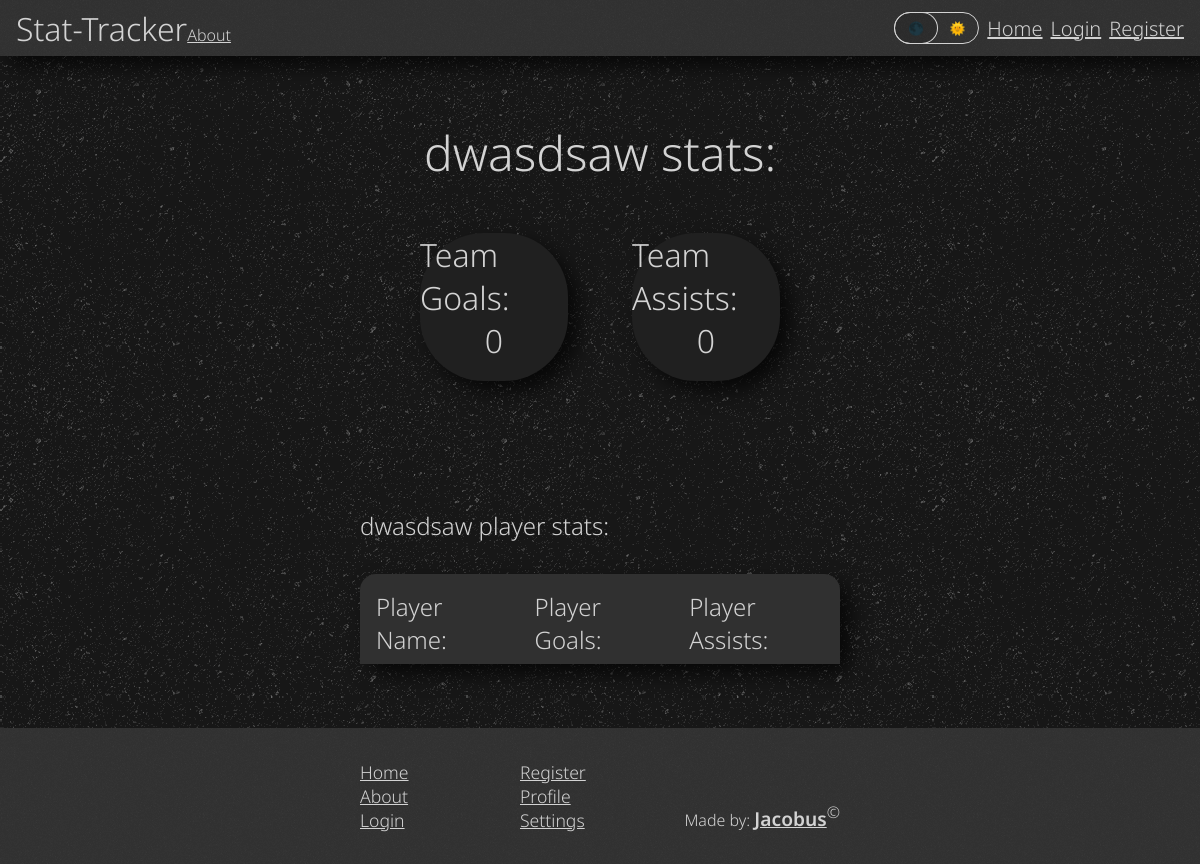
The page /pages/team.php?team=8 on the database its author committed.
### tables this page shows
CREATE TABLE `teams` (
  `id` int(11) NOT NULL,
  `name` varchar(255) NOT NULL,
  `players` longtext DEFAULT NULL,
  `team_goals` int(11) NOT NULL DEFAULT 0,
  `team_assists` int(11) NOT NULL DEFAULT 0
);

### php/team.php (called while the page is built, shortened)
<?php
class Team {
    private $conn;
    public function __construct($id) {
        $this->conn = $conn;
        $x = $this->setTeamData($id);
    }
    private function setTeamData($id){
        $stmt = $this->conn->prepare("SELECT * FROM teams WHERE id=?");
        $stmt->execute([$id]);
        $data = $stmt->fetchAll(PDO::FETCH_ASSOC);
        $this->name = $data[0]["name"];
        $this->goals = $data[0]["team_goals"];
        $this->assists = $data[0]["team_assists"];
    }
}
?>

### pages/team.php (the view, shortened to what this page needs)
<?php
    require_once "../php/team.php";
    if(isset($_GET["team"])){
        $team = new Team($_GET["team"]);
    }
?>
<!DOCTYPE html>
<html lang="en">
<head>
    <link rel="stylesheet" href="../styles/main.css">
    <link rel="stylesheet" href="../styles/stats.css">
    <link rel="stylesheet" href="../styles/profile.css">
    <link rel="stylesheet" href="../styles/teams.css">
</head>
<body>
    <?php require_once("header.php"); ?>
    <div class="center" style="min-height: unset; padding: 4rem 0;">
        <p><?php echo($team->name); ?> stats:</p>
        <div class="stat-wrapper">
            <div class="stat-card shadow" data-tilt data-tilt-glare data-tilt-max-glare="0.1">
                <p class="stat-card-counter-text">Team Goals:</p>
                <p class="stat-card-counter-number"><?php
                    echo $team->goals
                ?></p>
            </div>
            <div class="stat-card shadow" data-tilt data-tilt-glare data-tilt-max-glare="0.1">
                <p class="stat-card-counter-text">Team Assists:</p>
                <p class="stat-card-counter-number"><?php
                    echo $team->assists
                ?></p>
            </div>
        </div>
    </div>
    <div class="center" style="min-height: unset; padding: 4rem 0;">
        <div class="teams-title-wrapper">
            <p class="teams-title"><?php
                echo $team->name . " player stats:";
            ?></p>
            <table class="teams-wrapper shadow">
                <tr class="team-row">
                    <th>Player Name:</th>
                    <th>Player Goals:</th>
                    <th>Player Assists:</th>
                </tr>
            </table>
        </div>
    </div>
    <?php require_once("footer.php"); ?>
</body>
</html>

### styles/main.css (style rules this page uses)
:root { --header-color: hsl(0, 0%, 20%); --text-color: hsl(0, 0%, 83%); --background-color: hsl(0, 0%, 9%); --accent-color-1: hsl(0, 0%, 13%); --accent-color-2: hsl(0, 0%, 19%); --font: 'Noto Sans', sans-serif; --background-ashpalt-texture: url("../images/asfalt-dark.png"); }
body, html { min-height: 100vh; padding: 0; margin: 0; color: var(--text-color); background-color: var(--background-color); font-family: var(--font); font-weight: 300; display: flex; flex-direction: column; background-image: var(--background-ashpalt-texture); }
body { padding-top: 3.5rem; }
p, a, h1, h2, h3, h4, h5, h6, ul { padding: 0; margin: 0; text-decoration: none; color: inherit; }
* { box-sizing: border-box; }
.center { display: flex; flex-direction: column; align-items: center; justify-content: center; margin-bottom: 5rem; }
.shadow { box-shadow: 10px 10px 20px 0px rgba(0, 0, 0, 0.7); }

### styles/stats.css (style rules this page uses)
.stat-wrapper { width: 40%; height: fit-content; display: grid; grid-template-columns: repeat(2, 1fr); grid-template-rows: repeat(2, fit-content()); column-gap: 4rem; }
.stat-card { width: 100%; aspect-ratio: 1/1; background-color: var(--accent-color-1); border-radius: 4em; font-size: 1rem; display: grid; grid-template-rows: 1fr 1fr; }
.stat-card-counter-text, .stat-card-counter-number { justify-self: center; font-size: 3em; }
.stat-card-counter-text { align-self: flex-end; }
.stat-card-counter-number { align-self: flex-start; }

### styles/profile.css (style rules this page uses)
.center { min-height: calc(100vh - 3.5rem); padding: 0; margin: 0; }
.center > p { font-size: 3rem; margin-bottom: 3rem; }
.center > .stat-wrapper { width: 30%; }
.center > .stat-wrapper > .stat-card > p { font-size: 2rem; }

### styles/teams.css (style rules this page uses)
.teams-title-wrapper { width: 40%; height: fit-content; display: flex; flex-direction: column; align-items: center; justify-content: center; }
.teams-title-wrapper > .teams-title { width: 100%; font-size: 1.5rem; padding-bottom: 2rem; }
.teams-wrapper { width: 100%; border-collapse: collapse; }
.team-row:first-child > th { padding-top: 1rem; }
.team-row:nth-child(odd) > td, .team-row:nth-child(odd) > th { background-color: var(--accent-color-2); }
.team-row > th,.team-row > td { text-align: left; font-size: 1.5rem; font-weight: inherit; padding: .5rem 0 .5rem 1rem; }
.teams-wrapper { border-radius: 1rem; }
.teams-wrapper tr:first-child th:first-child { border-top-left-radius: 1rem; }
.teams-wrapper tr:first-child th:last-child { border-top-right-radius: 1rem; }

### rows shown on the page
teams: name "dwasdsaw", team_goals "0", team_assists "0"
